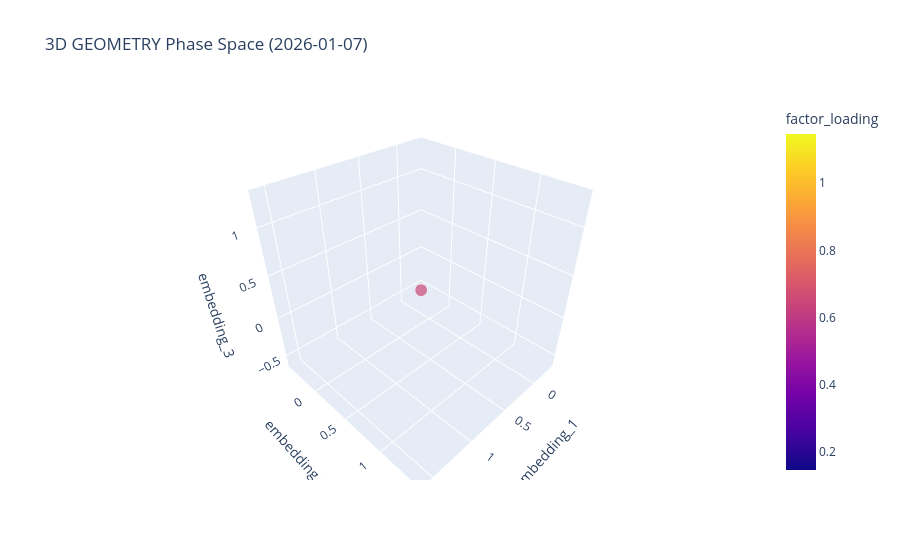

Write notebook code for a chart like this one.
### Code cell
# Cell 10b: 3D phase space (optional)
if HAS_PLOTLY and not embedding_df.empty:
    latest_date = embedding_df.index.max()
    latest = embedding_df.loc[latest_date]
    if isinstance(latest, pd.Series):
        latest = latest.to_frame().T

    required_cols = {'embedding_1', 'embedding_2', 'embedding_3'}
    if not required_cols.issubset(latest.columns):
        print('⚠️ embedding_1/embedding_2/embedding_3 missing; skipping 3D plot.')
    else:
        latest = latest.copy()
        #latest['embed_norm'] = np.sqrt((latest[['embedding_1', 'embedding_2', 'embedding_3']].values ** 2).sum(axis=1))
        latest['embed_norm'] = np.sqrt(
            (latest[['embedding_1', 'embedding_2', 'embedding_3']].astype(float).values ** 2).sum(axis=1))
        color_field = 'embed_norm'

        if 'geometry_state' in locals() and geometry_state:
            U_list = geometry_state.get('U', [])
            Lambda_list = geometry_state.get('Lambda', [])
            assets = geometry_state.get('assets', []) if isinstance(geometry_state, dict) else []
            if U_list and Lambda_list and assets:
                U_last = U_list[-1]
                lam_last = Lambda_list[-1]
                n_assets = len(assets)
                if U_last.shape[0] >= n_assets:
                    loadings = U_last[:n_assets, 0] * np.sqrt(max(lam_last[0], 0))
                    loading_df = pd.DataFrame({'symbol': assets, 'factor_loading': loadings})
                    latest = latest.merge(loading_df, on='symbol', how='left')
                    if latest['factor_loading'].notna().any():
                        color_field = 'factor_loading'

        source_label = embedding_source.upper() if 'embedding_source' in locals() else 'PGA'
        fig = px.scatter_3d(
            latest,
            x='embedding_1',
            y='embedding_2',
            z='embedding_3',
            color=color_field,
            size='embed_norm',
            hover_name='symbol',
            title=f'3D {source_label} Phase Space ({latest_date.date()})'
        )
        fig.show()
else:
    print('⚠️ Plotly unavailable or embedding_df empty.')

### Figure 1 — Plotly figure (JSON) as saved in the notebook; plotly's stock layout.template omitted (floating-point values rounded to 4 significant figures)
{"data": [{"hovertemplate": "<b>%{hovertext}</b><br><br>embedding_1=%{x}<br>embedding_2=%{y}<br>embedding_3=%{z}<br>embed_norm=%{marker.size}<br>factor_loading=%{marker.color}<extra></extra>", "hovertext": ["VIXY"], "legendgroup": "", "marker": {"color": [0.6462], "coloraxis": "coloraxis", "size": [0.8893], "sizemode": "area", "sizeref": 0.002223, "symbol": "circle"}, "mode": "markers", "name": "", "scene": "scene", "showlegend": false, "type": "scatter3d", "x": [0.6462], "y": [0.5049], "z": [0.3439]}], "layout": {"coloraxis": {"colorbar": {"title": {"text": "factor_loading"}}, "colorscale": [[0, "#0d0887"], [0.1111, "#46039f"], [0.2222, "#7201a8"], [0.3333, "#9c179e"], [0.4444, "#bd3786"], [0.5556, "#d8576b"], [0.6667, "#ed7953"], [0.7778, "#fb9f3a"], [0.8889, "#fdca26"], [1, "#f0f921"]]}, "legend": {"itemsizing": "constant", "tracegroupgap": 0}, "scene": {"domain": {"x": [0, 1], "y": [0, 1]}, "xaxis": {"title": {"text": "embedding_1"}}, "yaxis": {"title": {"text": "embedding_2"}}, "zaxis": {"title": {"text": "embedding_3"}}}, "title": {"text": "3D GEOMETRY Phase Space (2026-01-07)"}}}
